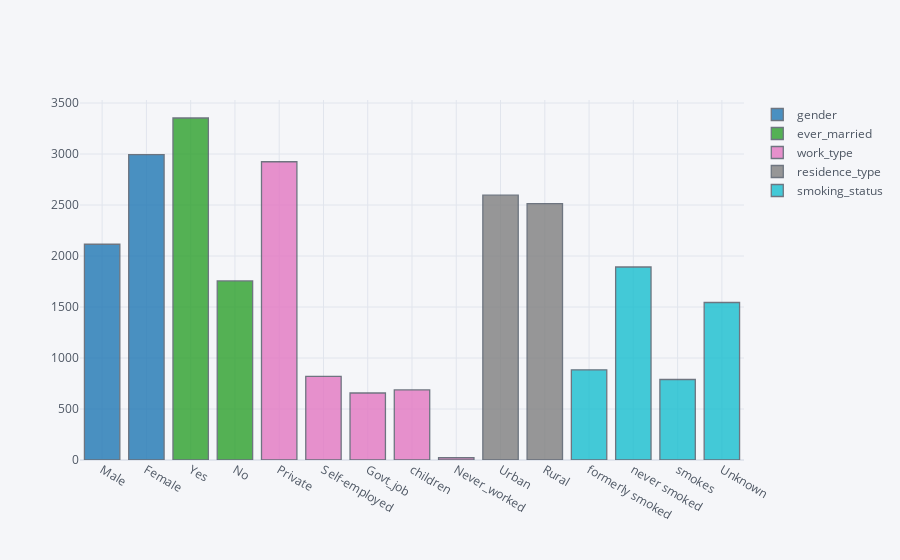

Source (notebook cell):
### Code cell
df[categorical].iplot(kind='hist', colors=['#1f77b4',
'#2ca02c',
'#e377c2',
'#7f7f7f',
'#17becf'])    #pic - catigorecal data iplot

### Figure 1 — Plotly figure (JSON) as saved in the notebook; plotly's stock layout.template omitted (floating-point values rounded to 4 significant figures; data arrays with more than 128 entries replaced by an {"elided": "..."} marker saying what was removed)
{"data": [{"histfunc": "count", "histnorm": "", "marker": {"color": "rgba(31, 119, 180, 1.0)", "line": {"color": "#4D5663", "width": 1.3}}, "name": "gender", "opacity": 0.8, "orientation": "v", "type": "histogram", "x": {"elided": "5109 str values"}}, {"histfunc": "count", "histnorm": "", "marker": {"color": "rgba(44, 160, 44, 1.0)", "line": {"color": "#4D5663", "width": 1.3}}, "name": "ever_married", "opacity": 0.8, "orientation": "v", "type": "histogram", "x": {"elided": "5109 str values"}}, {"histfunc": "count", "histnorm": "", "marker": {"color": "rgba(227, 119, 194, 1.0)", "line": {"color": "#4D5663", "width": 1.3}}, "name": "work_type", "opacity": 0.8, "orientation": "v", "type": "histogram", "x": {"elided": "5109 str values"}}, {"histfunc": "count", "histnorm": "", "marker": {"color": "rgba(127, 127, 127, 1.0)", "line": {"color": "#4D5663", "width": 1.3}}, "name": "residence_type", "opacity": 0.8, "orientation": "v", "type": "histogram", "x": {"elided": "5109 str values"}}, {"histfunc": "count", "histnorm": "", "marker": {"color": "rgba(23, 190, 207, 1.0)", "line": {"color": "#4D5663", "width": 1.3}}, "name": "smoking_status", "opacity": 0.8, "orientation": "v", "type": "histogram", "x": {"elided": "5109 str values"}}], "layout": {"barmode": "overlay", "legend": {"bgcolor": "#F5F6F9", "font": {"color": "#4D5663"}}, "paper_bgcolor": "#F5F6F9", "plot_bgcolor": "#F5F6F9", "title": {"font": {"color": "#4D5663"}}, "xaxis": {"gridcolor": "#E1E5ED", "showgrid": true, "tickfont": {"color": "#4D5663"}, "title": {"font": {"color": "#4D5663"}, "text": ""}, "zerolinecolor": "#E1E5ED"}, "yaxis": {"gridcolor": "#E1E5ED", "showgrid": true, "tickfont": {"color": "#4D5663"}, "title": {"font": {"color": "#4D5663"}, "text": ""}, "zerolinecolor": "#E1E5ED"}}}
